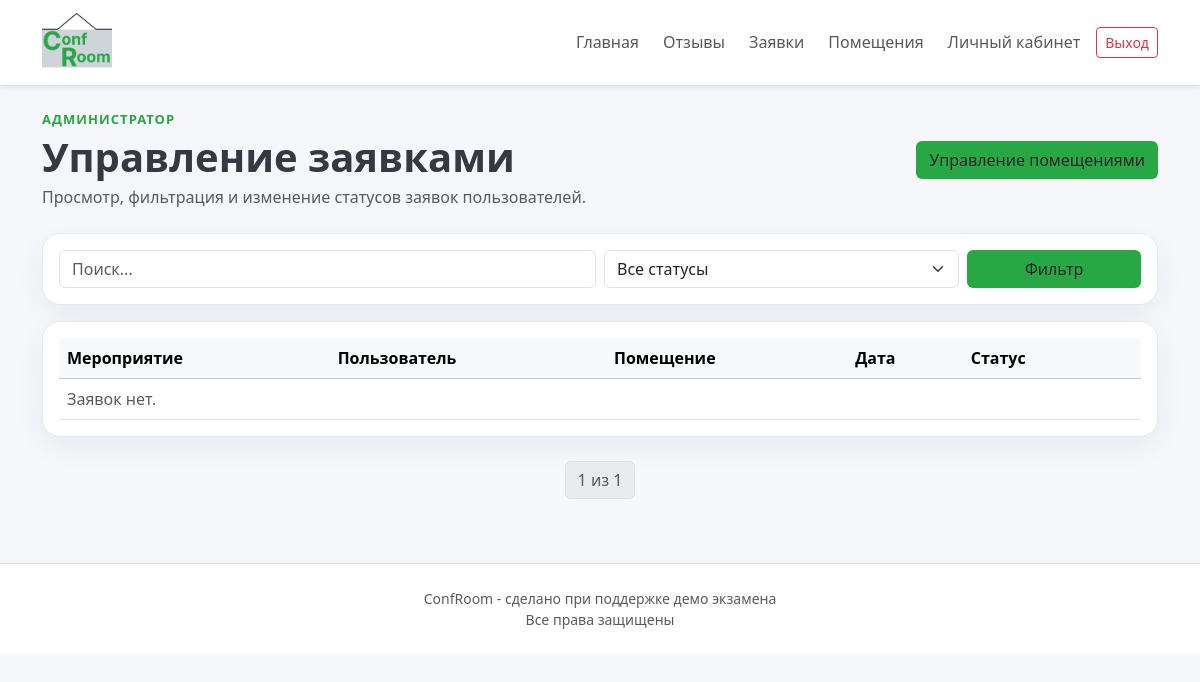
The page /panel/ (signed in) on the database as committed earlier.
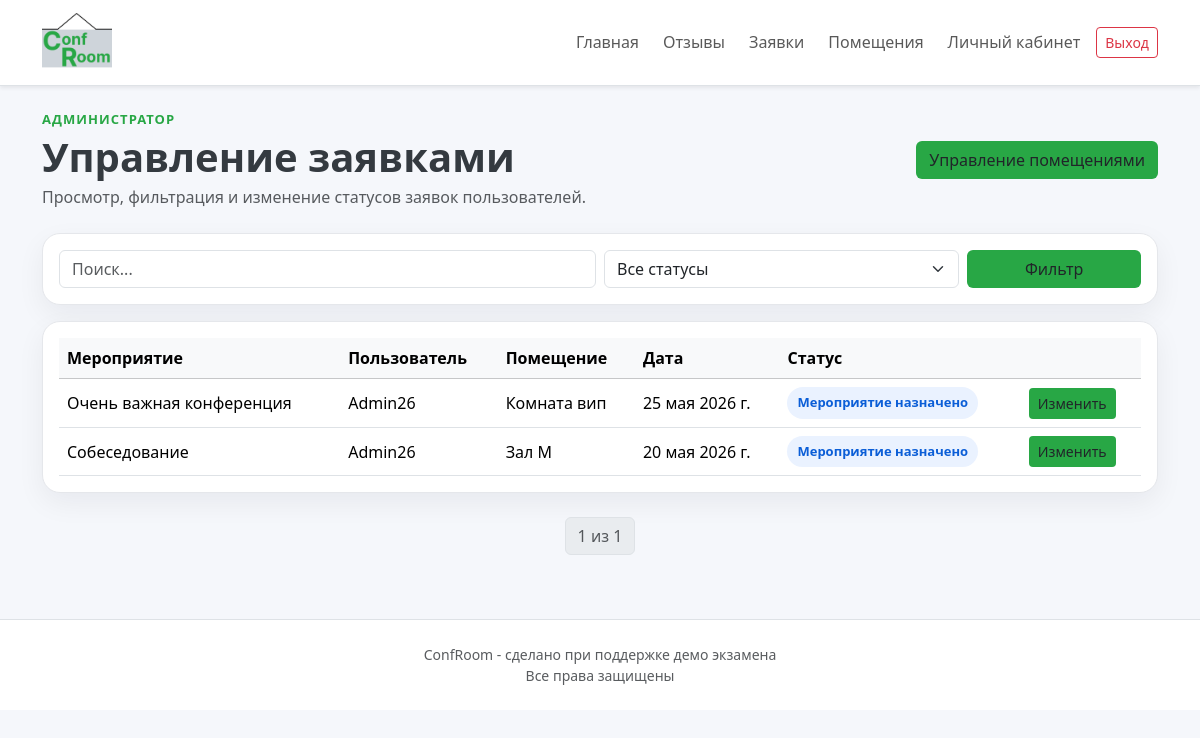
The same page on the database as committed later.
### booking/models.py (models this page shows, shortened)
class BookingRequest(models.Model):
    class Status(models.TextChoices):
        NEW = 'new', 'Новая'
        APPOINTED = 'appointed', 'Мероприятие назначено'
        COMPLETED = 'completed', 'Мероприятие завершено'
    class PaymentMethod(models.TextChoices):
        CASH = 'cash', 'Наличниые'
        CARD = 'card', 'Банковская карта'
        INVOICE = 'invoice', 'Безнал'
    user = models.ForeignKey(User, on_delete=models.CASCADE, verbose_name='Пользователь')
    room = models.ForeignKey(Room, on_delete=models.PROTECT, verbose_name='Помещение')
    event_name = models.CharField('Название мероприятия', max_length=160)
    event_date = models.DateField('Дата мероприятия')
    preferred_time = models.TimeField('Предпочтительное время')
    payment_method = models.CharField('Способ оплаты', max_length=20, choices=PaymentMethod.choices)
    status = models.CharField('Статус', max_length=20, choices=Status.choices, default=Status.NEW)
    admin_comment = models.TextField('Комментарий администратора', blank=True)
    created_at = models.DateTimeField('Дата создания', auto_now_add=True)
    updated_at = models.DateTimeField('Дата изменения', auto_now=True)
    class Meta:
        verbose_name = 'Заявка'
        verbose_name_plural = 'Заявки'
        ordering = ['-created_at']

class Room(models.Model):
    name = models.CharField('Название комнаты', max_length=120)
    capacity = models.PositiveIntegerField('Вместимость')
    location = models.TextField('Расроложение', max_length=120)
    description = models.TextField('Краткое описание', blank=True)
    price_per_hour = models.DecimalField('Цена за час аренды', max_digits=10, decimal_places=2)
    is_active = models.BooleanField('Доступность комнаты', default=True)
    class Meta:
        verbose_name = 'room'
        verbose_name_plural = 'rooms'
        ordering = ['name']

### booking/views.py (the view)
# urls.py: path('panel/', views.admin_panel, name='admin_panel'),
@user_passes_test(is_exam_admin)
def admin_panel(request):
    query = request.GET.get('q', '')
    status = request.GET.get('status', '')
    requests = BookingRequest.objects.select_related('user', 'room')
    if query:
        requests = requests.filter(
            Q(event_name__icontains=query) |
            Q(user__username__icontains=query) |
            Q(room__name__icontains=query)
        )
    if status:
        requests = requests.filter(status=status)
    paginator = Paginator(requests, 8)
    page_obj = paginator.get_page(request.GET.get('page'))
    return render(request, 'booking/admin_panel.html', {
        'page_obj': page_obj,
        'query': query,
        'status': status,
        'status_choices': BookingRequest.Status.choices,
    })

### booking/views.py (called while the page is built)
def is_exam_admin(user):
    return user.is_authenticated and user.is_staff

### templates/booking/admin_panel.html (shortened to what this page needs)
{% extends 'booking/base.html' %}
{% block content %}
<section class="d-flex flex-column flex-md-row justify-content-between align-items-md-center gap-3 mb-4">
  <div>
    <p class="eyebrow mb-1 custom-green">Администратор</p>
    <h1 class="fw-bold mb-1 dark-grey-txt">Управление заявками</h1>
    <p class="text-muted mb-0">Просмотр, фильтрация и изменение статусов заявок пользователей.</p>
  </div>
  <a class="btn btn-custom-green" href="{% url 'admin_room_list' %}">Управление помещениями</a>
</section>
<form method="get" class="filter-card p-3 mb-3">
  <div class="row g-2">
    <div class="col-md-6"><input class="form-control" name="q" placeholder="Поиск..." value="{{ query }}"></div>
    <div class="col-md-4">
      <select class="form-select" name="status">
        <option value="">Все статусы</option>
      </select>
    </div>
    <div class="col-md-2"><button class="btn btn-custom-green w-100">Фильтр</button></div>
  </div>
</form>
<div class="table-card p-3">
  <div class="table-responsive">
    <table class="table table-hover align-middle mb-0">
      <thead class="table-light"><tr><th>Мероприятие</th><th>Пользователь</th><th>Помещение</th><th>Дата</th><th>Статус</th><th></th></tr></thead>
      <tbody>
        {% for item in page_obj %}
        <tr>
          <td>{{ item.event_name }}</td>
          <td>{{ item.user.username }}</td>
          <td>{{ item.room.name }}</td>
          <td>{{ item.event_date }}</td>
          <td><span class="status-badge">{{ item.get_status_display }}</span></td>
          <td><a class="btn btn-custom-green btn-sm" href="{% url 'admin_request_detail' item.pk %}">Изменить</a></td>
        </tr>
        {% empty %}
        <tr><td colspan="6" class="text-muted">Заявок нет.</td></tr>
        {% endfor %}
      </tbody>
    </table>
  </div>
</div>
<nav class="mt-4">
  <ul class="pagination justify-content-center">
    <li class="page-item disabled"><span class="page-link">{{ page_obj.number }} из {{ page_obj.paginator.num_pages }}</span></li>
  </ul>
</nav>
{% endblock %}

Rows that differ between the two databases and show on the page:
added BookingRequest: event_name "Очень важная конференция", user.username "Admin26", room.name "Комната вип", event_date "25 мая 2026 г.", status "Мероприятие назначено"
added BookingRequest: event_name "Собеседование", user.username "Admin26", room.name "Зал М", event_date "20 мая 2026 г.", status "Мероприятие назначено"
Other text that changed with them:
text no longer shown: "Заявок нет."
